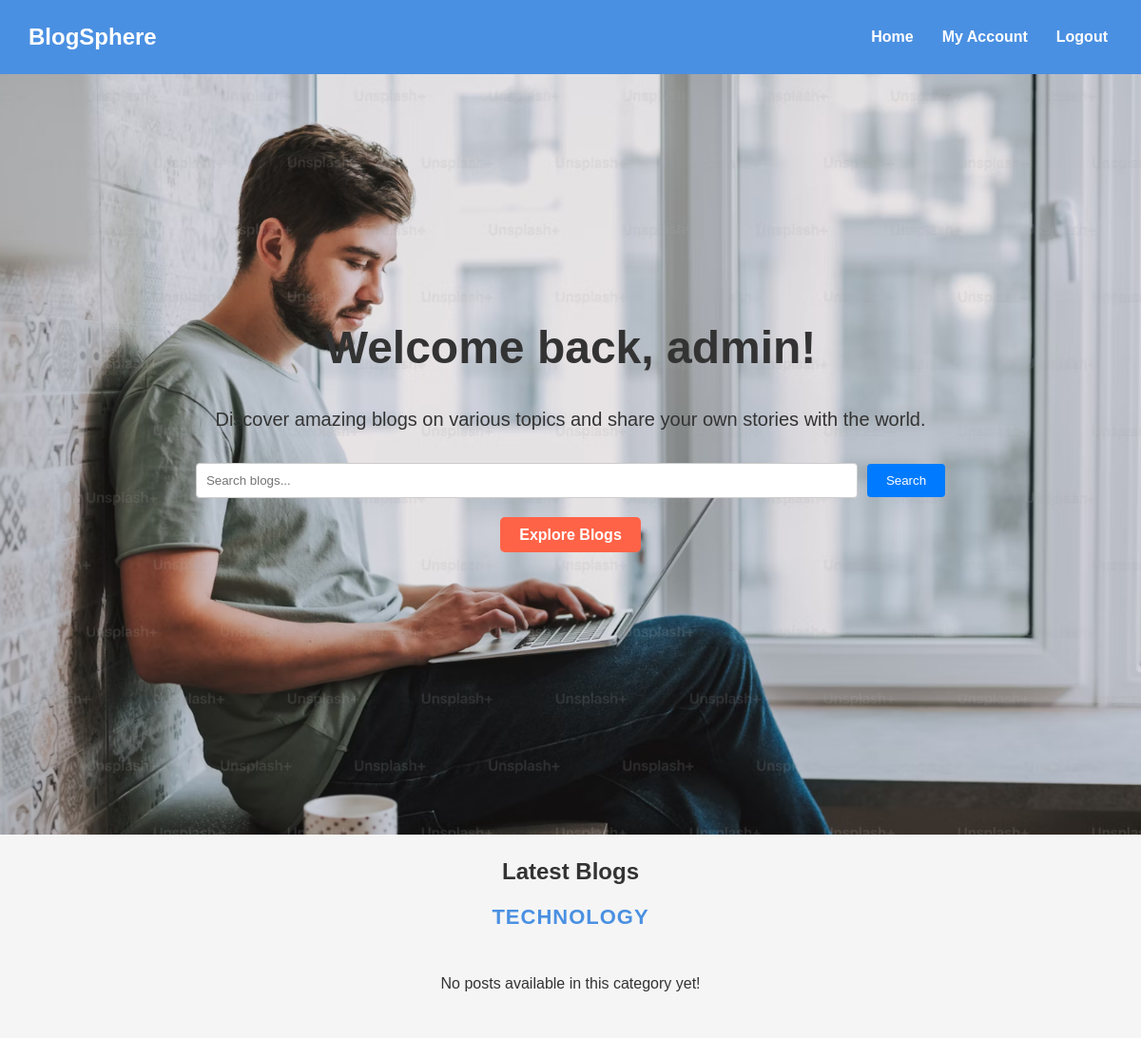
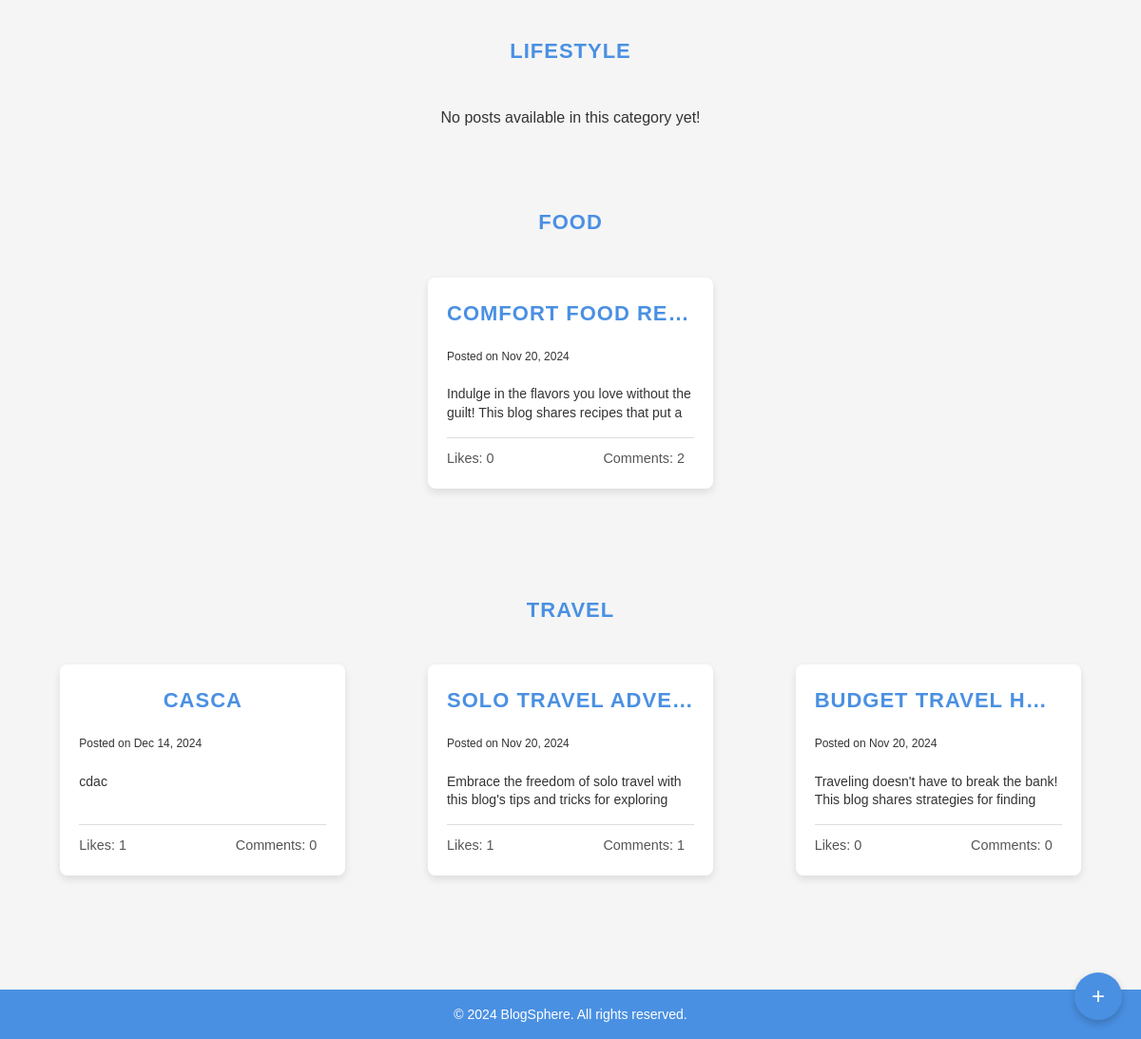
The app's page / (signed in) with its own data (2 pictures, top to bottom).
### myapp/models.py (models this page shows, shortened)
class Post(models.Model):
    author = models.ForeignKey(User, on_delete=models.CASCADE)  # Link each post to a user
    title = models.CharField(max_length=100)
    content = models.TextField()
    category = models.CharField(
        max_length=50,
        choices=[
            ('tech', 'Technology'),
            ('life', 'Lifestyle'),
            ('food', 'Food'),
            ('travel', 'Travel'),
        ],
        default='tech',
    )
    created_at = models.DateTimeField(auto_now_add=True)  # Automatically set when a post is created

### myapp/views.py (the view)
# urls.py: path('', views.home, name='home'),
def home(request):
    categories = dict(Post._meta.get_field('category').choices)
    posts_by_category = {
        category: Post.objects.filter(category=key)
                              .annotate(
                                  like_count=Count('likes'),
                                  comment_count=Count('comments')
                              )
                              .order_by('?')[:5]  # Randomize posts
        for key, category in categories.items()
    }
    return render(request, 'home.html', {'posts_by_category': posts_by_category})

### myapp/templates/home.html (shortened to what this page needs)
{% load static %}
<!DOCTYPE html>
<html lang="en">
<head>
    <link rel="stylesheet" type="text/css" href="{% static 'home.css' %}">
</head>
<body>
    <header>
        <nav>
            <div class="logo">
                <h1>BlogSphere</h1>
            </div>
            <ul class="nav-links">
                <li><a href="{% url 'home' %}">Home</a></li>
                {% if user.is_authenticated %}
                    <li><a href="{% url 'profile' %}">My Account</a></li>
                    <li><a href="{% url 'logout' %}">Logout</a></li>
                {% else %}
                    <li><a href="{% url 'login' %}">Login</a></li>
                    <li><a href="{% url 'signup' %}">Sign up</a></li>
                {% endif %}
            </ul>
        </nav>
    </header>
    <section class="hero" style="background-image: url('{% static 'images/h1.png' %}'); background-size: cover; background-position: center; height: 100vh;">
        <div class="hero-content" style="margin-top: 150px;">
            {% if user.is_authenticated %}
                <h2>Welcome back, {{ user.username }}!</h2>
                <p>Discover amazing blogs on various topics and share your own stories with the world.</p>
            {% else %}
                <h2 class="vanakam">Welcome to BlogSphere!</h2>
                <p class="kerivaa">Please log in to access your account and share your thoughts.</p>
            {% endif %}
            <form method="get" action="{% url 'search_blogs' %}" class="search-bar">
                <input type="text" name="query" placeholder="Search blogs..." required>
                <button type="submit">Search</button>
            </form>
            <br>
            <a href="#blogs" class="cta-btn">Explore Blogs</a>
        </div>
    </section>
<section id="blogs" class="blog-previews">
    <h2>Latest Blogs</h2>
    {% for category, posts in posts_by_category.items %}
        <div class="category-section">
            <h3>{{ category }}</h3>
            <div class="blog-container">
                {% for post in posts %}
                    <a href="{% url 'post_detail' post.id %}" class="blog-post">
                        <h3>{{ post.title }}</h3>
                        <p class="meta">Posted on {{ post.created_at|date:"M d, Y" }}</p>
                        <p>{{ post.content|truncatewords:20 }}</p>
                        <div class="post-stats">
                            <span>Likes: {{ post.like_count }}</span>
                            <span>Comments: {{ post.comment_count }}</span>
                        </div>
                    </a>
                {% empty %}
                    <p>No posts available in this category yet!</p>
                {% endfor %}
            </div>
        </div>
    {% endfor %}
</section>
    <footer>
        <p>&copy; 2024 BlogSphere. All rights reserved.</p>
    </footer>
    <a href="{% if user.is_authenticated %}{% url 'create_post' %}{% else %}{% url 'login' %}{% endif %}" class="create-post-button">+</a>
</body>
</html>

### myapp/static/home.css (style rules this page uses)
* { margin: 0; padding: 0; box-sizing: border-box; font-family: Arial, sans-serif; }
:root { --primary-color: #4a90e2; --secondary-color: #333; --accent-color: #ff6347; --background-color: #f5f5f5; --text-color: #333; --white-color: #ffffff; }
body { background-color: var(--background-color); color: var(--text-color); line-height: 1.6; }
header { background-color: var(--primary-color); padding: 20px; }
nav { display: flex; justify-content: space-between; align-items: center; }
.logo h1 { color: var(--white-color); font-size: 24px; margin-left: 10px; }
.nav-links { list-style: none; display: flex; }
.nav-links li { margin: 0 15px; }
.nav-links a { color: var(--white-color); text-decoration: none; font-weight: bold; transition: color 0.3s; }
.hero { background: linear-gradient(rgba(0, 0, 0, 0.6), rgba(0, 0, 0, 0.6)), url('/static/images/hero-background.jpg') center/cover; text-align: center; padding: 100px 20px; }
.hero-content h2 { font-size: 48px; font-weight: bold; margin-bottom: 20px; }
.hero-content p { font-size: 20px; margin-bottom: 30px; }
.cta-btn { background-color: var(--accent-color); color: var(--white-color); padding: 10px 20px; text-decoration: none; font-weight: bold; border-radius: 5px; transition: background-color 0.3s; }
.blog-container { display: flex; gap: 20px; justify-content: space-around; flex-wrap: wrap; padding: 20px 0; }
.blog-post { background-color: var(--white-color); padding: 20px; border-radius: 8px; box-shadow: 0 4px 8px rgba(0, 0, 0, 0.1); width: 100%; max-width: 300px; text-align: left; margin-bottom: 30px; text-decoration: none; color: var(--text-color); transition: transform 0.3s ease, box-shadow 0.3s ease; }
.blog-post h3 { color: var(--secondary-color); font-size: 20px; margin-bottom: 10px; overflow: hidden; white-space: nowrap; text-overflow: ellipsis; }
.blog-post p { color: var(--text-color); margin-bottom: 15px; font-size: 14px; line-height: 1.4; height: 2.8em; overflow: hidden; }
.blog-post .meta { color: var(--secondary-color); font-size: 12px; margin-bottom: 5px; }
.post-stats { display: flex; justify-content: space-between; font-size: 0.9rem; color: #555; margin-top: 10px; padding-top: 10px; border-top: 1px solid #ddd; }
.post-stats span { display: inline-block; margin-right: 10px; }
.category-section { margin-bottom: 40px; padding: 10px; }
.category-section h3 { text-align: center; font-size: 22px; color: var(--primary-color); margin-bottom: 20px; text-transform: uppercase; letter-spacing: 1px; }
#blogs { padding: 20px; text-align: center; }
.create-post-button { position: fixed; bottom: 20px; right: 20px; background-color: var(--primary-color); color: var(--white-color); font-size: 24px; width: 50px; height: 50px; border-radius: 50%; display: flex; align-items: center; justify-content: center; text-decoration: none; box-shadow: 0px 4px 8px rgba(0, 0, 0, 0.2); transition: background-color 0.3s ease; }
footer { background-color: var(--primary-color); color: var(--white-color); text-align: center; padding: 15px 0; font-size: 14px; }
.search-bar { margin-top: 20px; display: flex; justify-content: center; align-items: center; }
.search-bar input { width: 60%; padding: 10px; border: 1px solid #ccc; border-radius: 4px; }
.search-bar button { padding: 10px 20px; margin-left: 10px; border: none; background-color: #007bff; color: #fff; border-radius: 4px; cursor: pointer; }

### records on screen
Post: title "COMFORT FOOD RE…", created_at "Nov 20, 2024", content "Indulge in the flavors you love without the guilt! This blog shares recipes that put a…", like_count "0", comment_count "2"
Post: title "CASCA", created_at "Dec 14, 2024", content "cdac", like_count "1", comment_count "0"
Post: title "SOLO TRAVEL ADVE…", created_at "Nov 20, 2024", content "Embrace the freedom of solo travel with this blog's tips and tricks for exploring…", like_count "1", comment_count "1"
Post: title "BUDGET TRAVEL H…", created_at "Nov 20, 2024", content "Traveling doesn't have to break the bank! This blog shares strategies for finding…", like_count "0", comment_count "0"

### other values on screen
{{ user.username }} "admin"
{{ category }} "TECHNOLOGY" "LIFESTYLE" "FOOD" "TRAVEL"
